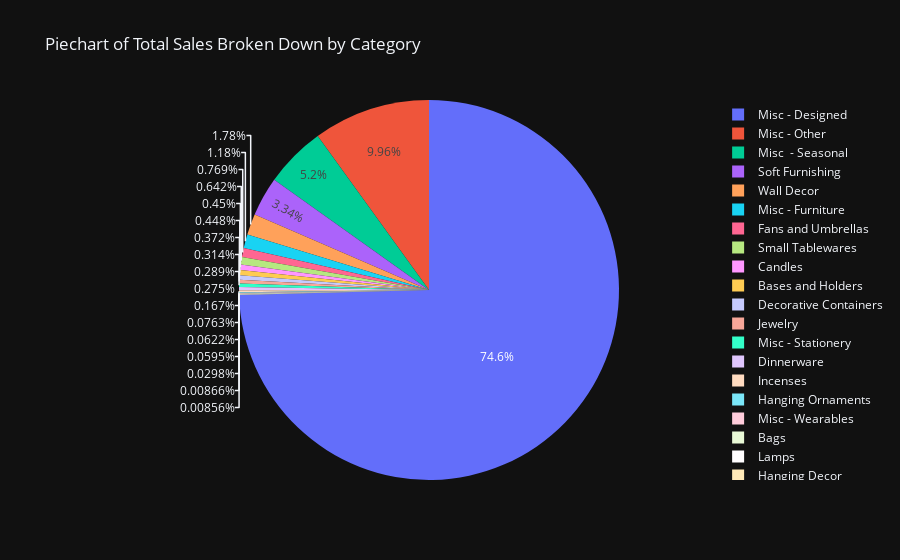

Notebook cell for this chart:
### Code cell
#Let's display a piechart now that we have some categories that allows us to see what sells the most
category_group = df[['Category', 'TotalPrice']].groupby('Category').sum()
px.pie(category_group, names=category_group.index, values=category_group['TotalPrice'], title='Piechart of Total Sales Broken Down by Category')

### Figure 1 — Plotly figure (JSON) as saved in the notebook; plotly's stock layout.template omitted (floating-point values rounded to 4 significant figures)
{"data": [{"domain": {"x": [0, 1], "y": [0, 1]}, "hovertemplate": "Category=%{label}<br>TotalPrice=%{value}<extra></extra>", "labels": ["Bags", "Bases and Holders", "Candles", "Decorative Containers", "Dinnerware", "Fans and Umbrellas", "Hanging Decor", "Hanging Ornaments", "Incenses", "Inflatables", "Jewelry", "Lamps", "Misc  - Seasonal", "Misc - Designed", "Misc - Furniture", "Misc - Other", "Misc - Stationery", "Misc - Wearables", "Small Tablewares", "Soft Furnishing", "Wall Decor"], "legendgroup": "", "name": "", "showlegend": true, "type": "pie", "values": [6115.0, 46000.0, 46180.0, 38200.0, 28250.0, 78960.0, 889.0, 7841.0, 17150.0, 879.0, 32290.0, 3064.0, 533900.0, 7659000.0, 121300.0, 1023000.0, 29720.0, 6391.0, 65970.0, 343100.0, 182400.0]}], "layout": {"legend": {"tracegroupgap": 0}, "title": {"text": "Piechart of Total Sales Broken Down by Category"}}}
